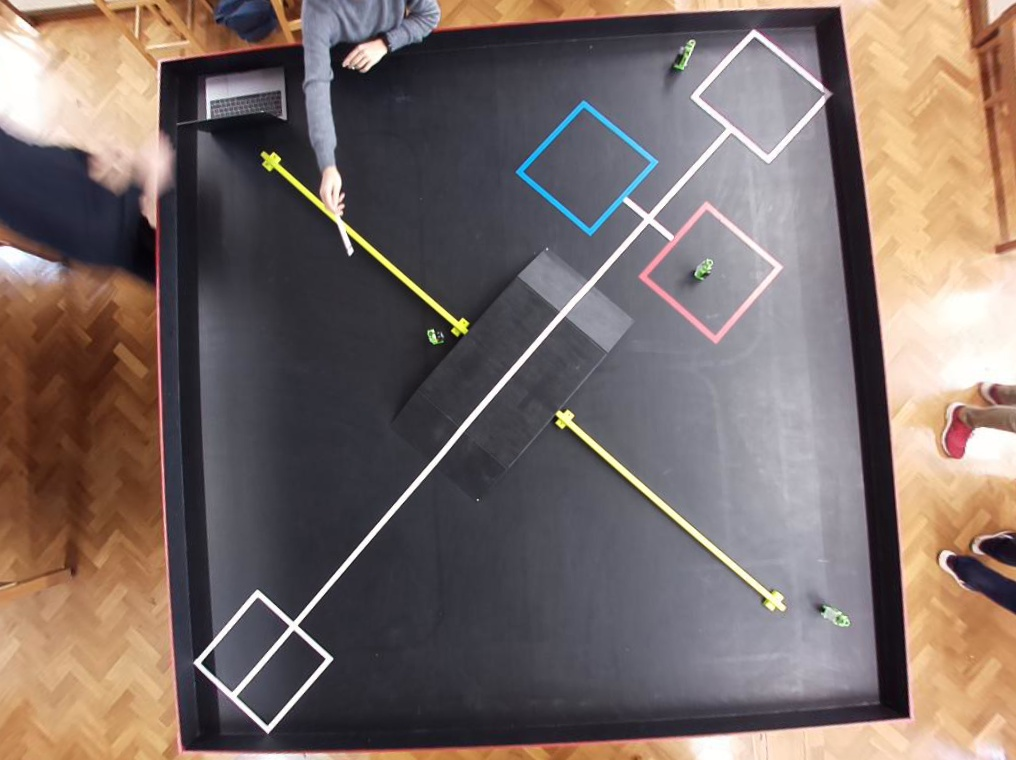
#> input picture camera/find/frame5.jpg, 1016 x 760 px, given in place of video.mjpeg, which was not available
$ python findcontours.py   (older library calls are emulated)
#> lines starting #> are read from the running program, lines starting #| are printed output that depends on the picture; after the words box and inside, x2 and y2 are one past the last pixel; in counts of white or black regions, pixels touching at a corner belong together; pictures that were not available may be replaced by others from this repository, and a replacement may not be noted
#> further down, frame is the input picture: shape (760, 1016, 3); mean B, G, R 103.4, 107.9, 121.9
### camera/video_capture.py
#importing required libaries
import cv2
import numpy as np
import keyboard
import time
from numpy.core.numeric import Infinity

#distortion magic numbers calculated using the chessboard method
DIM=(1016, 760)
K=np.array([[617.0246864588934, 0.0, 498.84953870958276], [0.0, 620.5390466649645, 395.6528980159782], [0.0, 0.0, 1.0]])
D=np.array([[0.15842294486041952], [-0.8060115044560319], [1.463190158015197], [-0.9325973032567597]])

#takes in an image from the camera and returns and image the same size but undistorted
def undistort(img):

	#dimensions of the origional shape
	diml = img.shape[:2][::-1]
#> diml = (1016, 760)

	#ensure that the input image is the correct size, used to detect changes in camera
	assert diml[0] / diml[1] == DIM[0] / DIM[1]

	#adjusts the K calculated from the chessboard into one that takes into acount the new dimensions
	scaled_K = K * diml[0] / DIM[0]
	scaled_K[2][2] = 1.0

	#gets a new K that corrects the entire image
	new_K = cv2.fisheye.estimateNewCameraMatrixForUndistortRectify(scaled_K, D, diml, np.eye(3), balance=0.0)

	#undistorts the entire image
	map1, map2 = cv2.fisheye.initUndistortRectifyMap(scaled_K, D, np.eye(3), new_K, diml, cv2.CV_16SC2)
	undistorted_img = cv2.remap(img, map1, map2, interpolation=cv2.INTER_LINEAR, borderMode=cv2.BORDER_CONSTANT)
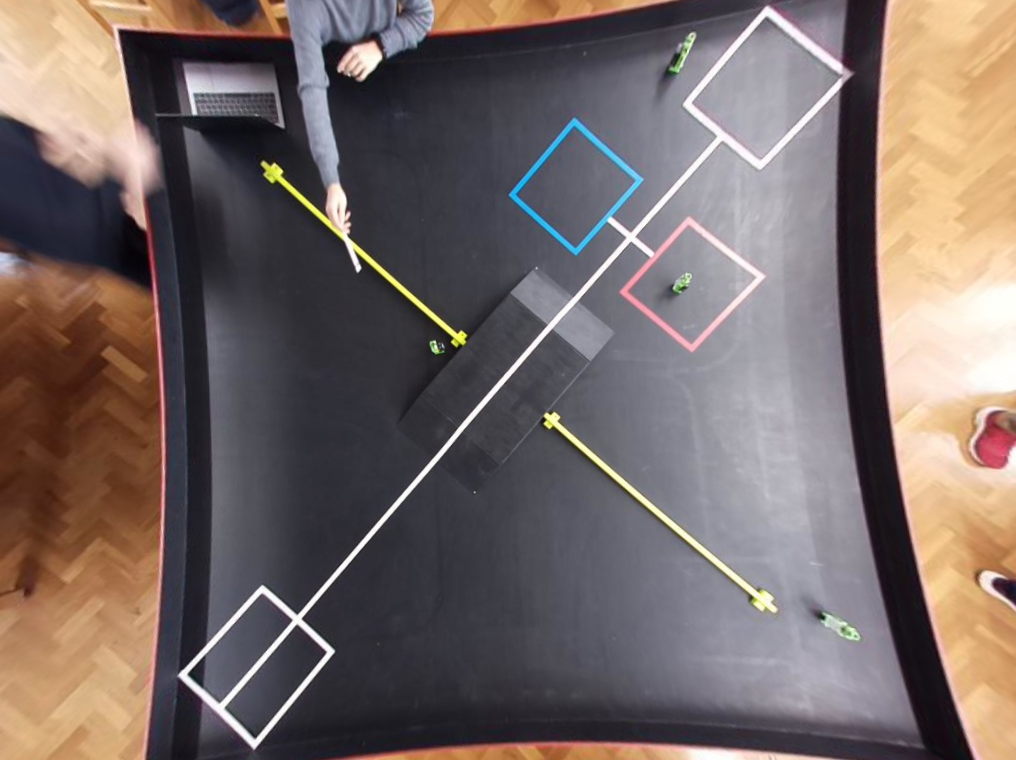
#> undistorted_img: shape (760, 1016, 3); mean B, G, R 102.2, 105.1, 117.8

	#returns the undistorted image
	return undistorted_img

#generic function that returns 50 frames from the camera passed through some function F
# [31 lines left out: function start_video, not called in this run]

#takes a distorted image and returns an undistorted image of the table only
def isolateCenter(img):
	#undistort the raw image
	img = undistort(img)

	#"magic number" points that are the 4 corners of the table for this specific camera
	box = np.array([
            [[201,735]],
            [[178,76]],
            [[813,36]],
            [[878,705]]
        ])

	#casting the box into a form that is easier for cv2 to work with but harder for humans
	src_pts = box.astype("float32")

	#calculating the height and width of the table in the picture space
	width = (int)(((201-878)**2 + (735-705)**2)**0.5)
	height = (int)(((201-178)**2 + (735-76)**2)**0.5)

	#creates a new point array which is a rectangle with the same height and width of the table in image space
	#this is used to map the rotated and translated table to a rectangle centered on the origin
	dst_pts = np.array([[0, height-1],
                        [0, 0],
                        [width-1, 0],
                        [width-1, height-1]], dtype="float32")

	#gets the matrix that maps the image space co-ordinates to the new centered rectangle ones
	M = cv2.getPerspectiveTransform(src_pts, dst_pts)

	#warps the image by the matrix M, and then only takes the table from it as there is some unwanted image around it
	warped = cv2.warpPerspective(img, M, (width, height))
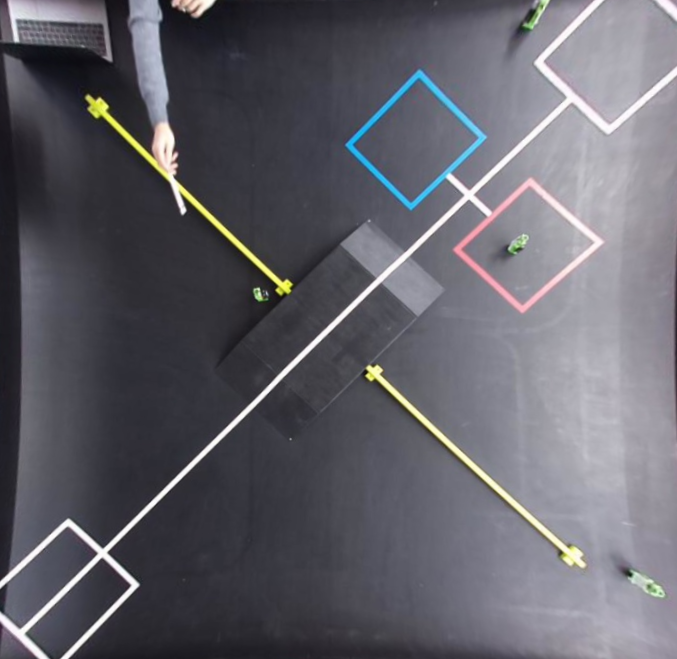
#> warped: shape (659, 677, 3); mean B, G, R 105.8, 97.8, 98.5
	return warped

#finds the contours that represent the return locations, mostly used to familiarise with open cv
# [144 lines left out: functions findGoals, ContSortFunct, findDummies, not called in this run]

'References: https://www.geeksforgeeks.org/camera-calibration-with-python-opencv/'
'https://medium.com/@kennethjiang/calibrate-fisheye-lens-using-opencv-333b05afa0b0'

### camera/find/findcontours.py
import cv2
import numpy as np
import keyboard
import glob

from camera.video_capture import isolateCenter
from numpy.core.numeric import Infinity

DIM=(1016, 760)
K=np.array([[617.0246864588934, 0.0, 498.84953870958276], [0.0, 620.5390466649645, 395.6528980159782], [0.0, 0.0, 1.0]])
D=np.array([[0.15842294486041952], [-0.8060115044560319], [1.463190158015197], [-0.9325973032567597]])

# [18 lines of commented-out code are left out]

def testingFunct(img):
	img = isolateCenter(img)
	imgEdge = img.copy()
	imgEdge[:,:,0] = 0
	imgEdge[:,:,2] = 0
	imgEdge = cv2.cvtColor(imgEdge,cv2.COLOR_BGR2GRAY)
	imgEdge = cv2.GaussianBlur(img,(3,3),0)
	imgEdge = cv2.Canny(image=imgEdge,threshold1=0, threshold2=255)

	contours, heirachy = cv2.findContours(imgEdge,cv2.RETR_TREE,cv2.CHAIN_APPROX_NONE)

	img = cv2.drawContours(img, contours,-1, (0,255,175),2)

	for i in range(len(contours)):
		if contours[i][0][0][1] > contours[i][0][0][0]:
			(x,y) , r = cv2.minEnclosingCircle(contours[i])
			center = (int(x),int(y))

			perim = cv2.arcLength(contours[i],True)

			radius = int((perim)/r)

			cv2.circle(img,center,radius,(255,0,0),2)
		#cv2.circle(img,center,perim,(0,0,255),1)

	cv2.imshow("test",img)

def findContors(img):
	#img = undistort(img)
	img = isolateCenter(img)

	imgB = cv2.cvtColor(img,cv2.COLOR_BGR2GRAY)
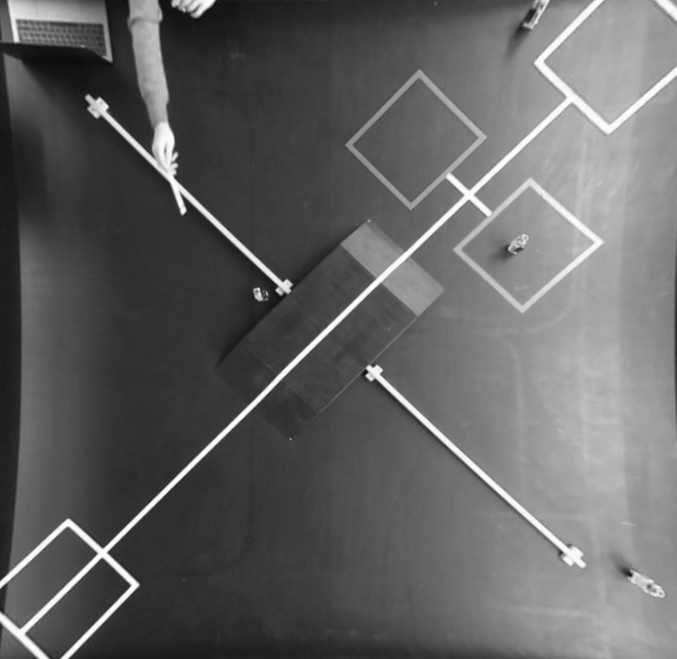
#> imgB: shape (659, 677); min 12, max 255, mean 98.9

	imgBlur = cv2.GaussianBlur(imgB , (3,3) , 0)

	imgEdge = cv2.Canny(image = imgBlur, threshold1=0, threshold2=255)
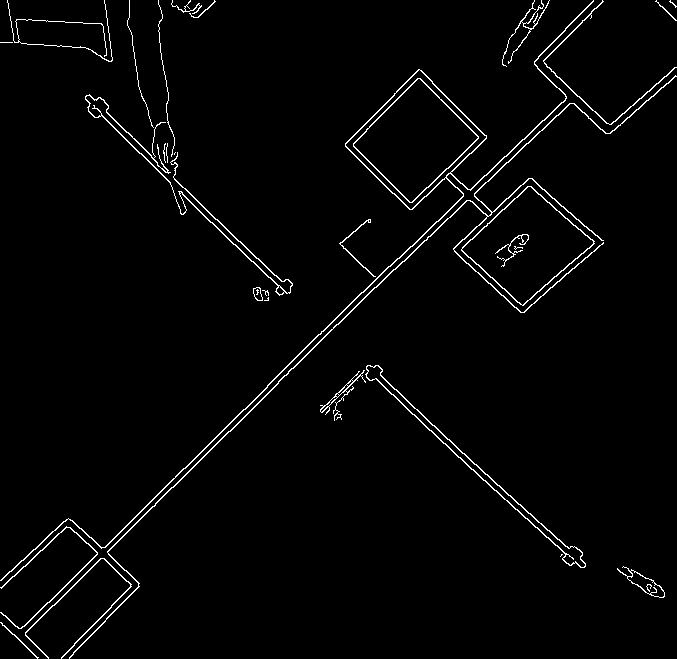
#> imgEdge: shape (659, 677); 2.2% white in thin lines or dots

	contours, heirachy = cv2.findContours(imgEdge,cv2.RETR_TREE,cv2.CHAIN_APPROX_NONE)
#> contours = 47 contours, 21 with area under 20; largest, box (x1, y1, x2, y2) and area: (0, 0, 594, 581) 10816, (345, 69, 487, 210) 9898, (461, 186, 595, 306) 8122, (353, 78, 479, 203) 8089, (461, 186, 594, 306) 7892

	polyContours = []

	blueGoal = [Infinity,0]
	redGoal = [Infinity,0]
	whiteGoal = [Infinity,0]

	max = 0
	cont = []

	for i in range(len(contours)):
		if heirachy[0][i][2] > max:
			max = heirachy[0][i][2]

		if heirachy[0][i][2] < 0:
			polyContours.append(contours[i])
#> this loop made 47 passes
#> after the loop, max = 40; polyContours = 33 contours, 20 with area under 20; largest, box (x1, y1, x2, y2) and area: (353, 78, 479, 203) 7848, (366, 365, 586, 568) 1718, (69, 75, 677, 659) 900, (25, 558, 132, 659) 194, (0, 526, 98, 629) 177

	for i in range(len(polyContours)):
	 	M = cv2.moments(polyContours[i])
	 	if M['m00'] != 0.0:
			 x = M['m10'] / M['m00']
			 y = M['m01'] / M['m00']

			 if (430 - x)**2 + (120 - y)**2 < blueGoal[0]:
				 blueGoal[0] = (430 - x)**2 + (120 - y)**2
				 blueGoal[1] = polyContours[i]

			 if (550 - x)**2 + (235 - y)**2 < redGoal[0]:
				 redGoal[0] = (550 - x)**2 + (235 - y)**2
				 redGoal[1] = polyContours[i]

			 if (615 - x)**2 + (53 - y)**2 < whiteGoal[0]:
				 whiteGoal[0] = (615 - x)**2 + (53 - y)**2
				 whiteGoal[1] = polyContours[i]
#> this loop made 33 passes
#> (x, y) on passes 1 to 12: (19.63, 640.5), (648.8, 587.1), (79.08, 607.4), (561.3, 554.3), (49.24, 574.6), (328.2, 403.6), (337, 395), (342.7, 389.5), (349.6, 382.6), (478, 469.6), (267.7, 298.6), (266.7, 291.5)
#> after the loop, blueGoal = 2 items, first 2: 631.9, contour of 252 points, box (x1, y1, x2, y2) (353, 78, 479, 203), area 7848; redGoal = [1394, [[514, 248], [515, 247], [516, 248], [515, 249]]]; whiteGoal = 2 items, first 2: 729.3, contour of 407 points, box (x1, y1, x2, y2) (543, 0, 677, 125), area 170


	cv2.circle(img, (430,120), 5, (255,0,0), -1)
#> img: shape (659, 677, 3); 0.02% of pixels changed, all inside (x1, y1, x2, y2) = (425, 115, 436, 126)
	cv2.circle(img, (550,235), 5, (0,0,255), -1)
#> img: shape (659, 677, 3); mean B, G, R 105.8, 97.7, 98.5
	cv2.circle(img, (615,53), 5, (255,255,255), -1)
#> img: shape (659, 677, 3); mean B, G, R 105.8, 97.7, 98.5

	cv2.drawContours(img, blueGoal[1], -1, (0,0,0), 2)
	cv2.drawContours(img, redGoal[1], -1, (0,0,0), 2)
#> img: shape (659, 677, 3); mean B, G, R 105.5, 97.5, 98.4
	cv2.drawContours(img, whiteGoal[1], -1, (0,0,0), 2)
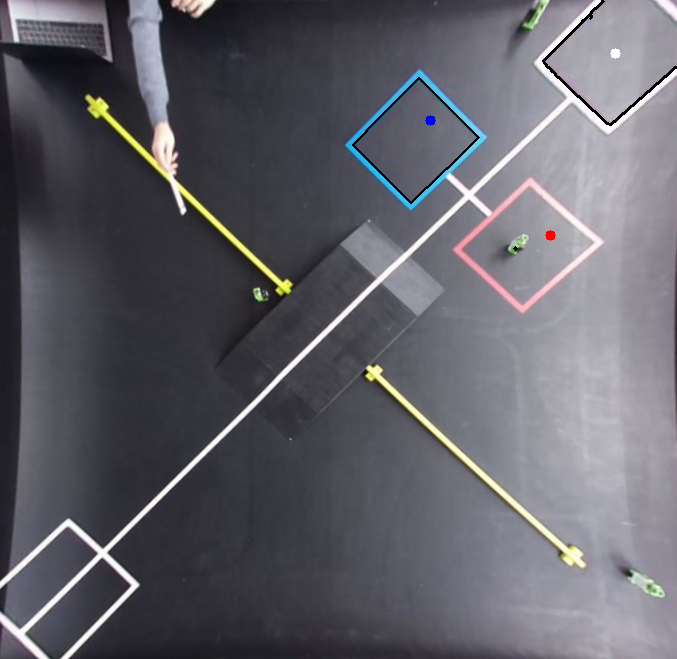
#> img: shape (659, 677, 3); mean B, G, R 105.1, 97.2, 98

	cv2.imshow("trest",img)


# [8 lines of commented-out code are left out]
cam = cv2.VideoCapture("http://localhost:8081/stream/video.mjpeg")

# Check if camera is opened successfully
if (cam.isOpened() == False):
	print("Error opening video stream")

count = 0
# Read until video is completed
while cam.isOpened():
	# Capture frame-by-frame
	ret, frame = cam.read()
	if ret == True:

		ret = findContors(frame)
		cv2.waitKey(1)

		#Display the resulting frame
		#cv2.imshow("undistorted",undistort(frame))
		# Press Q on keyboard to exit

		if keyboard.is_pressed('q'):
#> (key q is pressed here)
			break

		# Press S to save frame
		if keyboard.is_pressed('s'):
			count += 1
			cv2.imwrite("frame%d.jpg" % count, frame)

	# Break the loop
	else:
		print("Failed to read camera")
		break

# When everything done, release the video capture object
cam.release()

# Close all the frames
cv2.destroyAllWindows()

'References: https://www.geeksforgeeks.org/camera-calibration-with-python-opencv/'
'https://medium.com/@kennethjiang/calibrate-fisheye-lens-using-opencv-333b05afa0b0'
